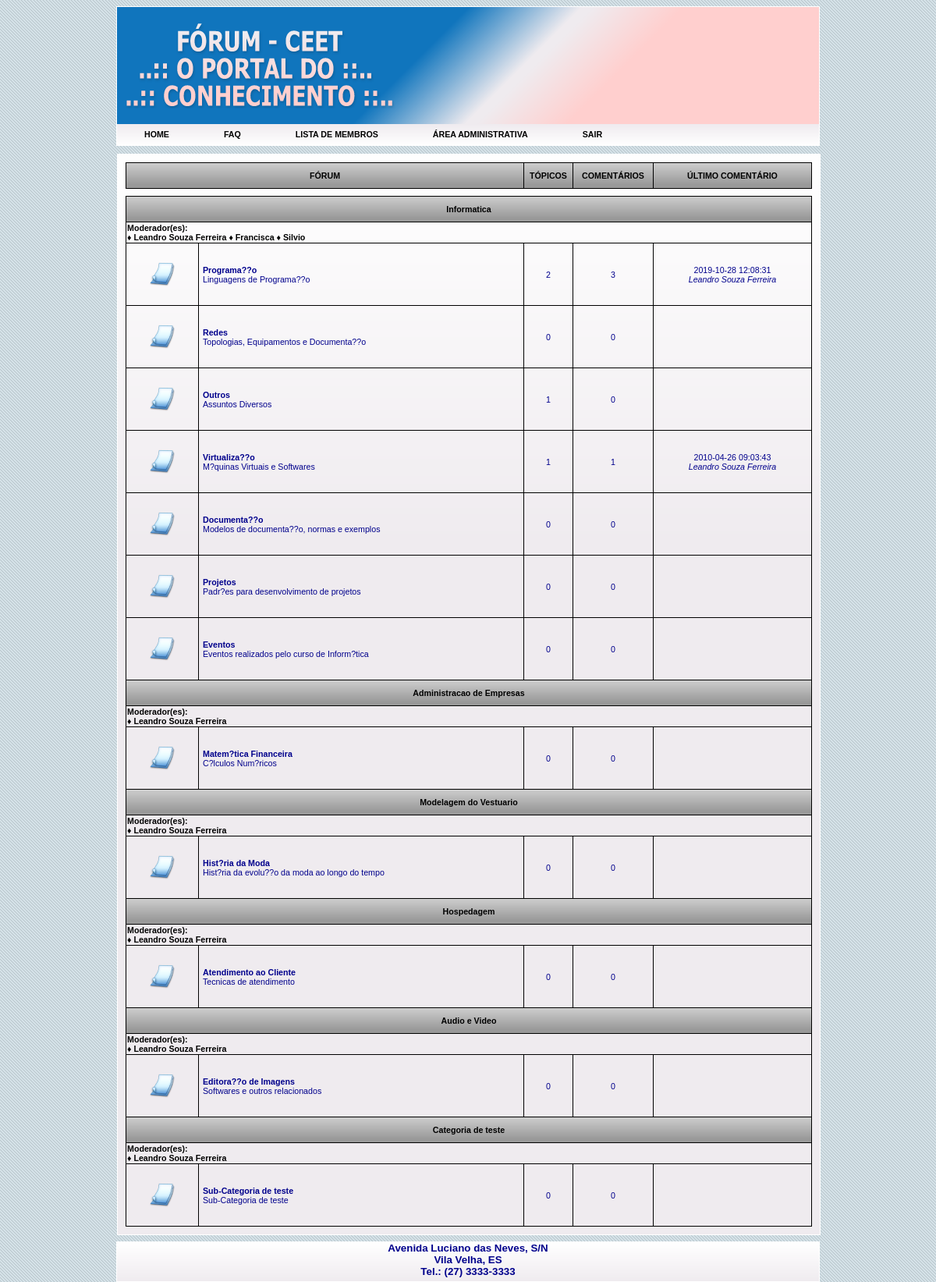
/forum/index.php (signed in), run on the app's committed database.
### tables this page shows
CREATE TABLE `categoria` (
  `idcategoria` int(11) NOT NULL,
  `nome_categoria` varchar(45) DEFAULT NULL,
  `descricao` varchar(100) DEFAULT NULL
);

CREATE TABLE `usuario` (
  `idusuario` int(11) NOT NULL,
  `login` varchar(45) DEFAULT NULL,
  `senha` varchar(45) DEFAULT NULL,
  `nivel_acesso` varchar(45) DEFAULT NULL,
  `nome` varchar(45) DEFAULT NULL,
  `rua` text DEFAULT NULL,
  `numero` varchar(6) DEFAULT NULL,
  `bairro` varchar(45) DEFAULT NULL,
  `municipio` varchar(45) DEFAULT NULL,
  `estado` varchar(2) DEFAULT NULL,
  `cep` varchar(10) DEFAULT NULL,
  `nacionalidade` varchar(45) DEFAULT NULL,
  `uf_origem` varchar(45) DEFAULT NULL,
  `pai` varchar(45) DEFAULT NULL,
  `mae` varchar(45) DEFAULT NULL,
  `rg` varchar(12) DEFAULT NULL,
  `cpf` varchar(12) DEFAULT NULL,
  `data_cadastro` datetime DEFAULT NULL,
  `telefone_fixo` varchar(11) DEFAULT NULL,
  `telefone_celular` varchar(11) DEFAULT NULL,
  `telefone_recado` varchar(11) DEFAULT NULL,
  `email` varchar(45) NOT NULL
);

CREATE TABLE `subcategoria` (
  `idsubcategoria` int(11) NOT NULL,
  `categoria_idcategoria` int(11) NOT NULL,
  `nome_subcategoria` varchar(45) DEFAULT NULL,
  `descricao` varchar(100) DEFAULT NULL
);

CREATE TABLE `comentario` (
  `idcomentario` int(11) NOT NULL,
  `usuario_idusuario` int(11) NOT NULL,
  `topico_idtopico` int(11) NOT NULL,
  `conteudo` text DEFAULT NULL,
  `dt` datetime DEFAULT NULL
);

### forum/index.php (the view, shortened to what the rows shown need)
<?php
require_once("../models/Sessao.php");
require_once("../models/Moderador.php");
require_once("../models/Categoria.php");
require_once("../models/SubCategoria.php");
require_once("../models/Topico.php");
require_once("../models/Comentario.php");
$oUsuario = new Usuario();
$oModerador = new Moderador();
$oCategoria = new Categoria();
$oSubCategoria = new SubCategoria();
$oTopico = new Topico();
$oComentario = new Comentario();
?>
<!DOCTYPE html PUBLIC "-//W3C//DTD XHTML 1.0 Transitional//EN"
    "http://www.w3.org/TR/xhtml1/DTD/xhtml1-transitional.dtd">
<html xmlns="http://www.w3.org/1999/xhtml" xml:lang="pt" lang="pt" dir="ltr">
    <head>
        <link rel='stylesheet' href='../css/estilo_forum.css' type="text/css" media='screen'/>
        <link rel="stylesheet" href="../css/menu_style.css" type="text/css" media='screen'/>
    </head>
    <body>
        <div id='container'>
            <div id='conteudo'>
                <table class='tabela'>
                    <tr class='tabela_linha_titulo'>
                        <td colspan=2 class='tabela_coluna'>F&Oacute;RUM</td>
                        <td class='tabela_coluna topicos'>T&Oacute;PICOS</td>
                        <td class='tabela_coluna comentarios'>COMENT&Aacute;RIOS</td>
                        <td class='tabela_coluna ultimo_comentario'>&Uacute;LTIMO COMENT&Aacute;RIO</td>
                    </tr>
                    <tr class='tabela_linha linha_em_branco'>
                        <td class='cel_em_branco' colspan=4></td>
                    </tr>
                    <?php
                    $listaCategorias = $oCategoria->listarTodos();
                    $qtdTopicos = 0;
                    foreach($listaCategorias as $categoria){
                        echo "
                        <tr class='tabela_linha_titulo'>
                            <td colspan=5 class='tabela_coluna'>".$categoria->getNomeCategoria()."</td>
                        </tr>";
                        $listaModeradores = $oModerador->listarPorCategoria($categoria->getIdCategoria());
                        if($listaModeradores){
                            echo "
                            <tr class='linhaModerador'>
                                <td class='dadosModerador' colspan=5>Moderador(es): <br/>";
                            foreach($listaModeradores as $moderador){
                                echo " &diams; ".$moderador->getNome();
                            }
                            echo "
                                <br/></td>
                            </tr>";
                        } else {
                            echo "
                            <tr class='linhaModerador'>
                                <td class='dadosModerador' colspan=5>Moderador(es):<br/></td>
                            </tr>";
                        }
                        $listaSubCategorias = $oSubCategoria->listarPorCategoria($categoria->getIdCategoria());
                        if($listaSubCategorias){
                            foreach($listaSubCategorias as $subcategoria){
                                $topicosDaSubCategoria = $oTopico->listarPorSubCategoria($subcategoria->getIdSubCategoria());
                                $ultimoComentario = new Comentario();
                                if($topicosDaSubCategoria){
                                    $qtdTopicos += count($topicosDaSubCategoria);
                                    $qtdComentarios = 0;
                                    foreach($topicosDaSubCategoria as $topico){
                                        $comentariosDoTopico = $oComentario->listarPorTopico($topico->getIdtopico());
                                        if($comentariosDoTopico){
                                            $qtdComentarios += count($comentariosDoTopico);
                                            if(strftime($topico->ultimoComentario()->getData()) > strftime($ultimoComentario->getData())){
                                                $ultimoComentario = $topico->ultimoComentario();
                                            }
                                        }
                                    }
                                }
                                $oUsuario->setIdusuario($ultimoComentario->getUsuario_idusuario());
                                if($oUsuario->listar()){
                                    $nomeUsuarioUltimoComentario = $oUsuario->getNome();
                                } else {
                                    $nomeUsuarioUltimoComentario = null;
                                }
                                $dataUltimoComentario = $ultimoComentario->getData();
                                if(!strcmp($dataUltimoComentario, "1900-01-01 00:00:00")){
                                    $dataUltimoComentario = null;
                                }
                                echo "
                                <tr class='tabela_linha'>
                                    <td class='tabela_coluna figura'>
                                        <a href='./subcategoria.php?nome_categoria=.".$categoria->getNomeCategoria()."&amp;nome_subcategoria=".$subcategoria->getNomeSubCategoria()."&amp;idsubcategoria=".$subcategoria->getIdSubCategoria()."'>
                                            <img src='../img/icone_folder.png' width='32' height='32' />
                                        </a>
                                    </td>
                                    <td class='tabela_coluna dados_subcategoria'>
                                        <a href='./subcategoria.php?nome_categoria=".$categoria->getNomeCategoria()."&amp;idcategoria=".$categoria->getIdCategoria()."&amp;nome_subcategoria=".$subcategoria->getNomeSubCategoria()."&amp;idsubcategoria=".$subcategoria->getIdSubCategoria()."'><b>".$subcategoria->getNomeSubCategoria()."</b></a><br/>".
                                        $subcategoria->getDescricao()."<br/>
                                    </td>
                                    <td class='tabela_coluna numero_topicos'>".$qtdTopicos."</td>
                                    <td class='tabela_coluna numero_comentarios'>".$qtdComentarios."</td>
                                    <td class='tabela_coluna ultimo_comentario'>".$dataUltimoComentario."<br/><i>".$nomeUsuarioUltimoComentario."</i></td>
                                </tr>";
                                $qtdTopicos = 0;
                                $qtdComentarios = 0;
                            }
                        } else {
                            echo "
                            <tr class='tabela_linha'>
                                <td colspan=5 class='tabela_coluna figura'><b>Nenhuma subcategoria cadastrada.</b></td>
                            </tr>";
                        }
                    }
                    ?>
                </table>
            </div>
        </div>
    </body>
</html>

### data on the page
categoria: nome_categoria "Informatica"
usuario: nome "Leandro Souza Ferreira"
usuario: nome "Francisca"
usuario: nome "Silvio"
subcategoria: nome_subcategoria "Programa??o", descricao "Linguagens de Programa??o", qtdTopicos "2", qtdComentarios "3", comentario.dt "2019-10-28 12:08:31"
subcategoria: nome_subcategoria "Redes", descricao "Topologias, Equipamentos e Documenta??o", qtdTopicos "0", qtdComentarios "0"
subcategoria: nome_subcategoria "Outros", descricao "Assuntos Diversos", qtdTopicos "1", qtdComentarios "0"
subcategoria: nome_subcategoria "Virtualiza??o", descricao "M?quinas Virtuais e Softwares", qtdTopicos "1", qtdComentarios "1", comentario.dt "2010-04-26 09:03:43"
subcategoria: nome_subcategoria "Documenta??o", descricao "Modelos de documenta??o, normas e exemplos", qtdTopicos "0", qtdComentarios "0"
subcategoria: nome_subcategoria "Projetos", descricao "Padr?es para desenvolvimento de projetos", qtdTopicos "0", qtdComentarios "0"
subcategoria: nome_subcategoria "Eventos", descricao "Eventos realizados pelo curso de Inform?tica", qtdTopicos "0", qtdComentarios "0"
categoria: nome_categoria "Administracao de Empresas"
subcategoria: nome_subcategoria "Matem?tica Financeira", descricao "C?lculos Num?ricos", qtdTopicos "0", qtdComentarios "0"
categoria: nome_categoria "Modelagem do Vestuario"
subcategoria: nome_subcategoria "Hist?ria da Moda", descricao "Hist?ria da evolu??o da moda ao longo do tempo", qtdTopicos "0", qtdComentarios "0"
categoria: nome_categoria "Hospedagem"
subcategoria: nome_subcategoria "Atendimento ao Cliente", descricao "Tecnicas de atendimento", qtdTopicos "0", qtdComentarios "0"
categoria: nome_categoria "Audio e Video"
subcategoria: nome_subcategoria "Editora??o de Imagens", descricao "Softwares e outros relacionados", qtdTopicos "0", qtdComentarios "0"
categoria: nome_categoria "Categoria de teste"
subcategoria: nome_subcategoria "Sub-Categoria de teste", descricao "Sub-Categoria de teste", qtdTopicos "0", qtdComentarios "0"
